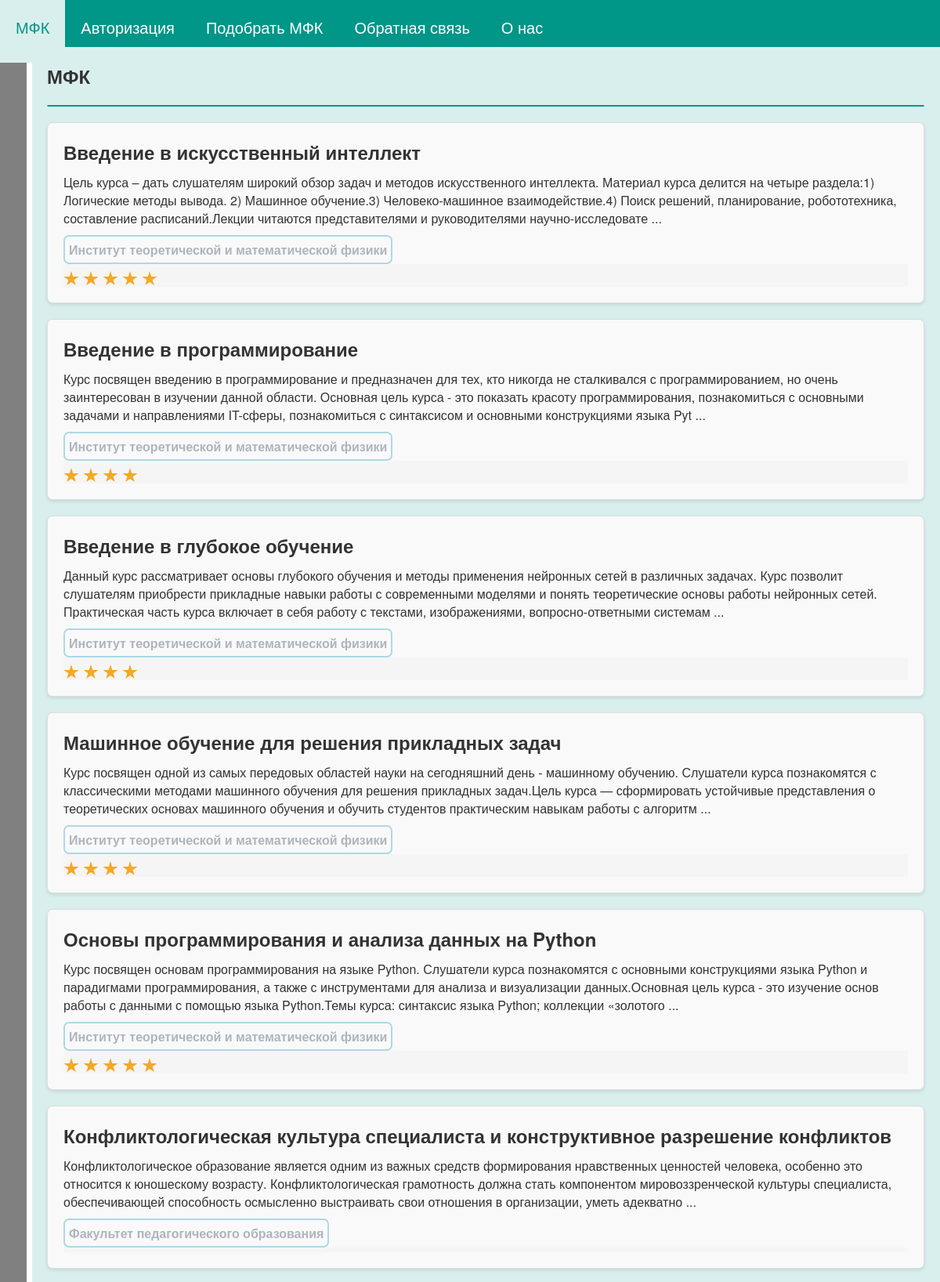
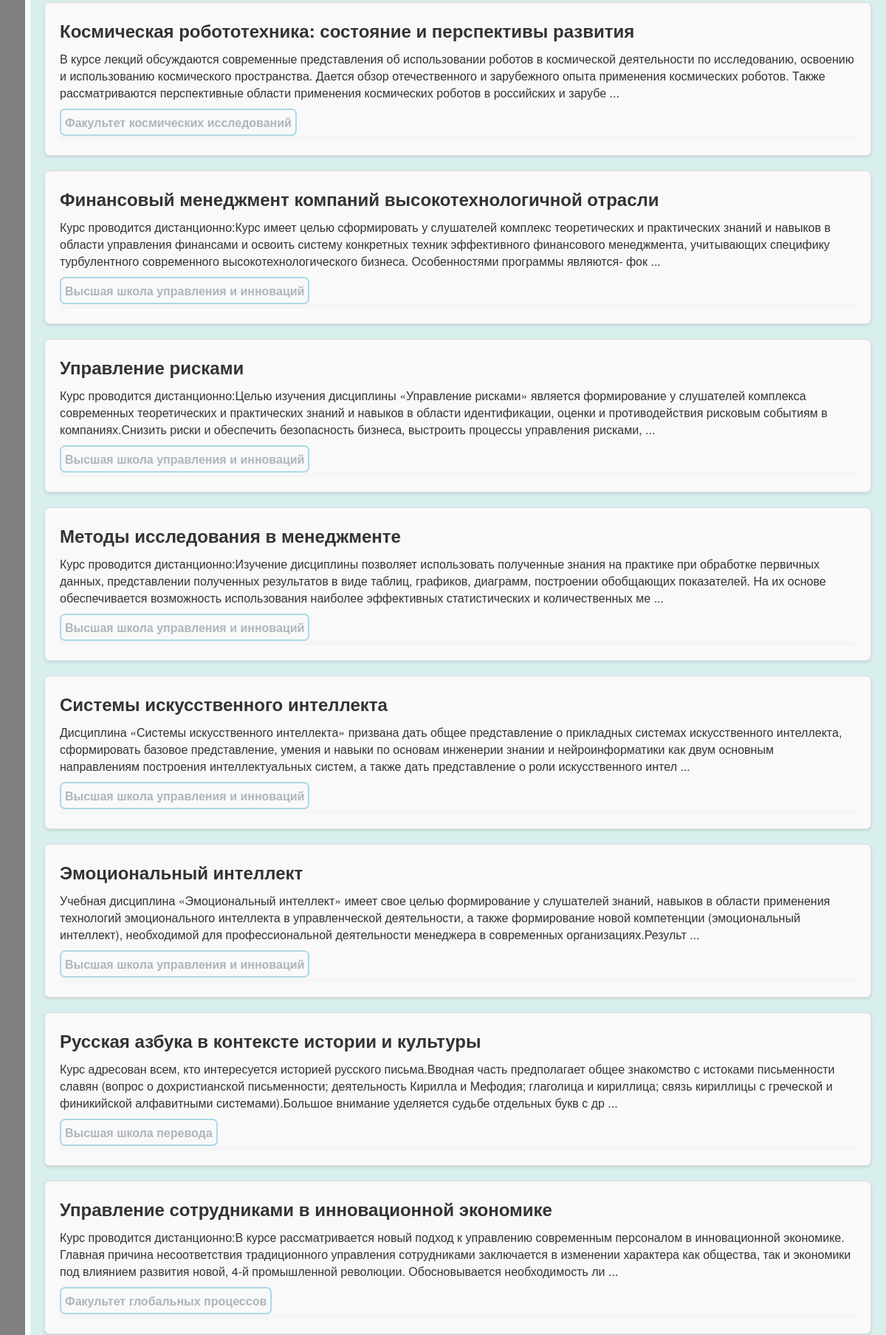
The page /dict (upper part) on the database its author committed (2 pictures, top to bottom).
### tables this page shows
CREATE TABLE mfk (
id integer PRIMARY KEY AUTOINCREMENT,
name text,
faculty text,
desc text,
online text,
openclose text,
score text
);

### testApp.py (the view)
@app.route("/")
@app.route("/dict")
def dict():
    return render_template('dict.html', my_text='МФК', menu=menu, mfk_table=dbase.getMfkAnonce())

### FDataBase.py (called while the page is built)
    def getMfkAnonce(self):
        try:
            self.__cur.execute(f"SELECT id, name, faculty, desc, online, score FROM mfk ORDER BY id DESC")
            res = self.__cur.fetchall()
            if res: return res
        except sqlite3.Error as e:
            print("Ошибка получения статьи из БД " + str(e))
        return []

### testApp.py (called while the page is built)
def connect_db():
    conn = sqlite3.connect(app.config['DATABASE'])
    conn.row_factory = sqlite3.Row
    return conn

def get_db():
    if not hasattr(g, 'link_db'):
        g.link_db = connect_db()
    return g.link_db

@app.before_request
def before_request():
    global dbase
    db = get_db()
    dbase = FDataBase(db)

### templates/dict.html (shortened to what this page needs)
{% extends 'index.html' %}
{% block content %}
    <ul class="list-posts">
        {% for m in mfk_table %}
            <a style="" class="my_a" href="{{ url_for('showMfk', alias=m.id)}}">
                <li class="mfk_on_main_page">
                        <h2 style="margin: 0px 0px 10px 0px;">{{m.name}}</h2>
                        <div class="my_desc">{{m.desc[:350]}} ...</div>
                        <div style="color: #adb5bd; border: 2px solid #ADD8E6; border-radius: 7px; padding: 5px; margin: 10px 5px 0px 0px; display: inline-block;">
                            <b>{{m.faculty}}</b>
                        </div>
                        <div class="comment_stars_background comment_container container">
                          <div class="comment_stars_background container__items">
                            {% for i in range(m.score|int) %}
                              <label class="comment_stars_background my_label" for="">
                                <div class="star-stroke">
                                </div>
                              </label>
                            {% endfor %}
                          </div>
                        </div>
                </li>
            </a>
        {% endfor %}
    </ul>
{% endblock %}

### static/css/style.css (style rules this page uses)
:root { --primary-colour: #f8f9fa; --secondary-colour: hsl(38 90% 55%); --star-colour: hsl(38 90% 55%); --menu-blue: #009688; --my-background: #D9EFED; }
body { font-family: 'Helvetica Neue', Helvetica, sans-serif; margin: 0; padding: 0; background: var(--my-background); }
a { color: #007bff; text-decoration: none; }
.my_a { color: #333; }
.mfk_on_main_page { transition: 0.4s ease; border-radius: 7px; box-shadow: 0px 4px 8px rgba(0, 0, 0, 0.5); }
ul.list-posts { list-style: none; margin: 0; padding: 0; }
ul.list-posts li { margin: 20px 0; padding: 20px; border: 1px solid #ddd; background: #f9f9f9; box-shadow: 0px 2px 4px rgba(0, 0, 0, 0.1); }
.my_desc { margin-bottom: 0px; color: #333; }
.my_label { margin-right: 5px; }
.container { background: #f8f9fa; margin: 0; padding: 0; display: flex; align-items: center; }
.container .container__items { display: flex; align-items: left; justify-content: left; gap: -50px; }
.container .container__items label { aspect-ratio: 1; }
.container .container__items label .star-stroke { display: grid; place-items: center; width: 20px; height: 20px; background: var(--secondary-colour); clip-path: polygon(50% 0%, 61% 35%, 98% 35%, 68% 57%, 79% 91%, 50% 70%, 21% 91%, 32% 57%, 2% 35%, 39% 35%); }
.comment_container { background: #f8f9fa; margin: 0; padding: 0; display: flex; align-items: center; }
.comment_stars_background { background: #f5f5f5; padding: 3px 0px 0px 0px; }

### rows shown on the page
mfk: name "Введение в искусственный интеллект", desc "Цель курса – дать слушателям широкий обзор задач и методов искусственного интеллекта. Материал курса делится на четыре раздела:1) Логические методы вывода. 2) Машинное обучение.3) Человеко-машинное взаимодействие.4) Поиск решений, планирование, робототехника, составление расписаний.Лекции читаются представителями и руководителями научно-исследовате", faculty "Институт теоретической и математической физики", score "5" (drawn)
mfk: name "Введение в программирование", desc "Курс посвящен введению в программирование и предназначен для тех, кто никогда не сталкивался с программированием, но очень заинтересован в изучении данной области. Основная цель курса - это показать красоту программирования, познакомиться с основными задачами и направлениями IT-сферы, познакомиться с синтаксисом и основными конструкциями языка Pyt", faculty "Институт теоретической и математической физики", score "4" (drawn)
mfk: name "Введение в глубокое обучение", desc "Данный курс рассматривает основы глубокого обучения и методы применения нейронных сетей в различных задачах. Курс позволит слушателям приобрести прикладные навыки работы с современными моделями и понять теоретические основы работы нейронных сетей. Практическая часть курса включает в себя работу с текстами, изображениями, вопросно-ответными системам", faculty "Институт теоретической и математической физики", score "4" (drawn)
mfk: name "Машинное обучение для решения прикладных задач", desc "Курс посвящен одной из самых передовых областей науки на сегодняшний день - машинному обучению. Слушатели курса познакомятся с классическими методами машинного обучения для решения прикладных задач.Цель курса — сформировать устойчивые представления о теоретических основах машинного обучения и обучить студентов практическим навыкам работы с алгоритм", faculty "Институт теоретической и математической физики", score "4" (drawn)
mfk: name "Основы программирования и анализа данных на Python", desc "Курс посвящен основам программирования на языке Python. Слушатели курса познакомятся с основными конструкциями языка Python и парадигмами программирования, а также с инструментами для анализа и визуализации данных.Основная цель курса - это изучение основ работы с данными с помощью языка Python.Темы курса: синтаксис языка Python; коллекции «золотого", faculty "Институт теоретической и математической физики", score "5" (drawn)
mfk: name "Конфликтологическая культура специалиста и конструктивное разрешение конфликтов", desc "Конфликтологическое образование является одним из важных средств формирования нравственных ценностей человека, особенно это относится к юношескому возрасту. Конфликтологическая грамотность должна стать компонентом мировоззренческой культуры специалиста, обеспечивающей способность осмысленно выстраивать свои отношения в организации, уметь адекватно", faculty "Факультет педагогического образования"
mfk: name "Космическая робототехника: состояние и перспективы развития", desc "В курсе лекций обсуждаются современные представления об использовании роботов в космической деятельности по исследованию, освоению и использованию космического пространства. Дается обзор отечественного и зарубежного опыта применения космических роботов. Также рассматриваются перспективные области применения космических роботов в российских и зарубе", faculty "Факультет космических исследований"
mfk: name "Финансовый менеджмент компаний высокотехнологичной отрасли", desc "Курс проводится дистанционно:Курс имеет целью cформировать у слушателей комплекс теоретических и практических знаний и навыков в области управления финансами и освоить систему конкретных техник эффективного финансового менеджмента, учитывающих специфику турбулентного современного высокотехнологического бизнеса. Особенностями программы являются- фок", faculty "Высшая школа управления и инноваций"
mfk: name "Управление рисками", desc "Курс проводится дистанционно:Целью изучения дисциплины «Управление рисками» является формирование у слушателей комплекса современных теоретических и практических знаний и навыков в области идентификации, оценки и противодействия рисковым событиям в компаниях.Снизить риски и обеспечить безопасность бизнеса, выстроить процессы управления рисками,", faculty "Высшая школа управления и инноваций"
mfk: name "Методы исследования в менеджменте", desc "Курс проводится дистанционно:Изучение дисциплины позволяет использовать полученные знания на практике при обработке первичных данных, представлении полученных результатов в виде таблиц, графиков, диаграмм, построении обобщающих показателей. На их основе обеспечивается возможность использования наиболее эффективных статистических и количественных ме", faculty "Высшая школа управления и инноваций"
mfk: name "Системы искусственного интеллекта", desc "Дисциплина «Системы искусственного интеллекта» призвана дать общее представление о прикладных системах искусственного интеллекта, сформировать базовое представление, умения и навыки по основам инженерии знании и нейроинформатики как двум основным направлениям построения интеллектуальных систем, а также дать представление о роли искусственного интел", faculty "Высшая школа управления и инноваций"
mfk: name "Эмоциональный интеллект", desc "Учебная дисциплина «Эмоциональный интеллект» имеет свое целью формирование у слушателей знаний, навыков в области применения технологий эмоционального интеллекта в управленческой деятельности, а также формирование новой компетенции (эмоциональный интеллект), необходимой для профессиональной деятельности менеджера в современных организациях.Результ", faculty "Высшая школа управления и инноваций"
mfk: name "Русская азбука в контексте истории и культуры", desc "Курс адресован всем, кто интересуется историей русского письма.Вводная часть предполагает общее знакомство с истоками письменности славян (вопрос о дохристианской письменности; деятельность Кирилла и Мефодия; глаголица и кириллица; связь кириллицы с греческой и финикийской алфавитными системами).Большое внимание уделяется судьбе отдельных букв с др", faculty "Высшая школа перевода"
mfk: name "Управление сотрудниками в инновационной экономике", desc "Курс проводится дистанционно:В курсе рассматривается новый подход к управлению современным персоналом в инновационной экономике. Главная причина несоответствия традиционного управления сотрудниками заключается в изменении характера как общества, так и экономики под влиянием развития новой, 4-й промышленной революции. Обосновывается необходимость ли", faculty "Факультет глобальных процессов"

### other values the page prints
{{ m.title }} "МФК" "Авторизация" "Подобрать МФК" "Обратная связь" "О нас"
{{ my_text }} "МФК"
